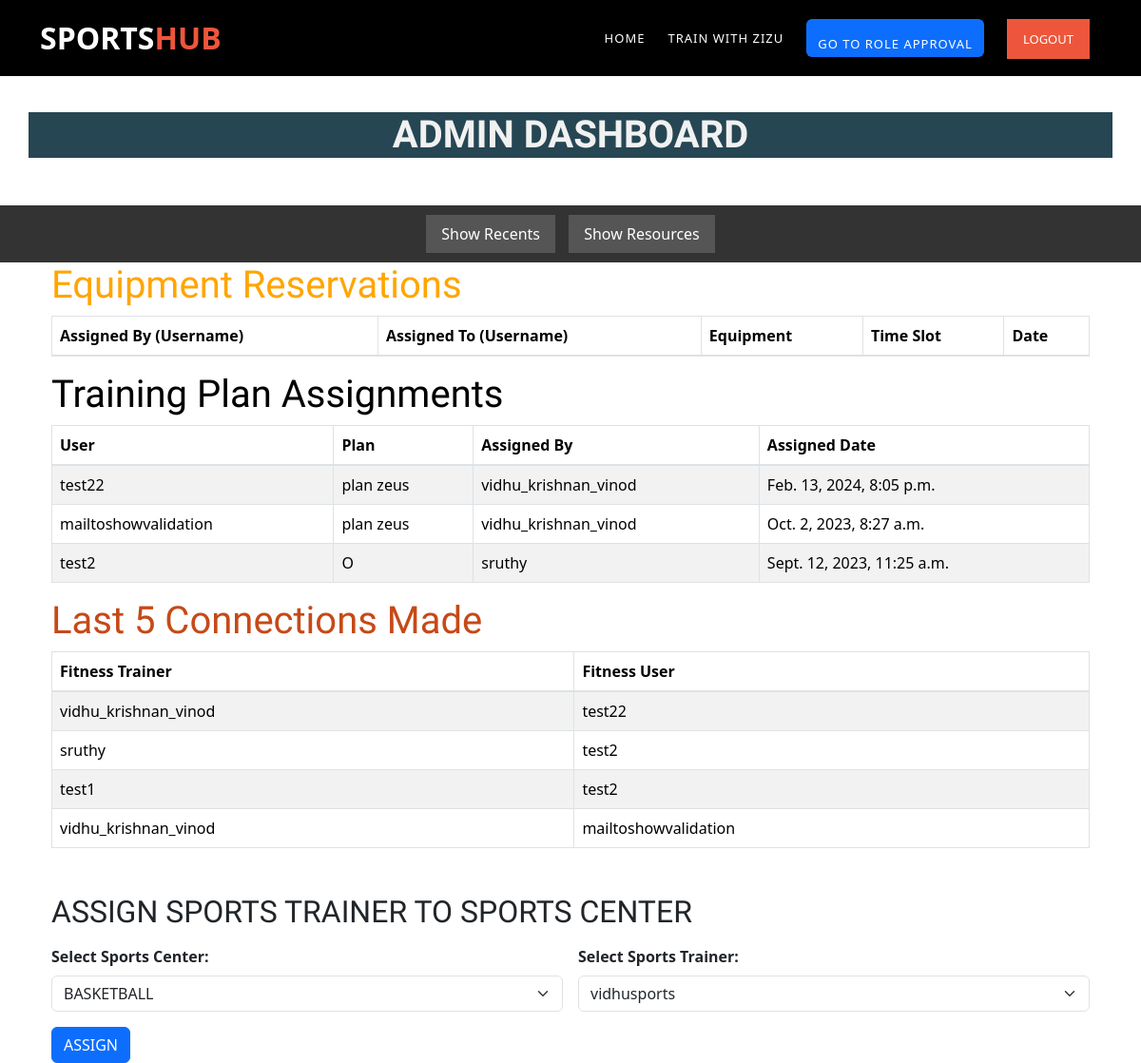
Screenshot of /members/admin_dashboard/ with the database file from the repository.
### Members/models.py (models this page shows, shortened)
class TrainingPlanAssignment(models.Model):
    user = models.ForeignKey(FitnessUser, on_delete=models.CASCADE)
    plan = models.ForeignKey(TrainingPlan, on_delete=models.CASCADE)
    assigned_by = models.ForeignKey(FitnessTrainer, on_delete=models.CASCADE)
    assigned_date = models.DateTimeField(auto_now_add=True)
    is_accepted = models.BooleanField(default=False)

class FitnessUser(models.Model):
    user = models.OneToOneField(CustomUser, on_delete=models.CASCADE)
    fitness_goal = models.CharField(max_length=255)
    height = models.FloatField()
    weight = models.FloatField()
    medical_conditions_text = models.TextField(blank=True, null=True)
    medical_conditions_pdf = models.FileField(upload_to='medical_conditions_pdfs/', blank=True, null=True)

class TrainingPlan(models.Model):
    plan_name = models.CharField(max_length=255)
    description = models.TextField()
    duration = models.IntegerField()
    created_by_trainer = models.ForeignKey(FitnessTrainer, on_delete=models.CASCADE, null=True, blank=True)
    amount = models.DecimalField(max_digits=10, decimal_places=2, null=True, blank=True)

class FitnessTrainer(models.Model):
    user = models.OneToOneField(CustomUser, on_delete=models.CASCADE)
    experience = models.IntegerField()
    certification = models.CharField(max_length=255, null=True, blank=True)
    training_goal = models.CharField(max_length=255)
    certification_link = models.CharField(max_length=255, blank=True, null=True)
    height = models.FloatField(blank=True, null=True)
    weight = models.FloatField(blank=True, null=True)

class TrainerUserConnection(models.Model):
    STATUS_CHOICES = (
        ('pending', 'Pending'),
        ('approved', 'Approved'),
        ('rejected', 'Rejected'),
    )
    fitness_trainer = models.ForeignKey(FitnessTrainer, on_delete=models.CASCADE)
    fitness_user = models.ForeignKey(FitnessUser, on_delete=models.CASCADE)
    status = models.CharField(max_length=10, choices=STATUS_CHOICES, default='pending')

### users/models.py (models this page shows, shortened)
class CustomUser(AbstractBaseUser, PermissionsMixin):
    username = models.CharField(max_length=100, unique=True)
    email = models.EmailField(unique=True)
    first_name = models.CharField(max_length=100)
    last_name = models.CharField(max_length=100)
    role = models.CharField(max_length=20)  # Define roles (e.g., "FitnessUser", "FitnessTrainer", "SportsTrainer")
    description = models.TextField(blank=True, null=True)
    profile_picture = models.FileField(upload_to='profile_pics/', blank=True, null=True)
    address = models.TextField(blank=True, null=True)
    contact_number = models.CharField(max_length=15, blank=True, null=True)
    second_contact_number = models.CharField(max_length=15, blank=True, null=True)# Add the description field
    is_active = models.BooleanField(default=True)
    is_staff = models.BooleanField(default=False)
    objects = CustomUserManager()
    USERNAME_FIELD = 'email'
    REQUIRED_FIELDS = ['username']

### Members/views.py (the view, shortened to what this page needs)
# urls.py: path('admin_dashboard/', views.admin_dashboard, name='admin_dashboard'),
def admin_dashboard(request):
    last_3_accepted_plans = TrainingPlanAssignment.objects.filter(is_accepted=True).order_by('-assigned_date')[:3]
    last_5_connections = TrainerUserConnection.objects.order_by('-id')[:5]
    last_3_fitness_users = FitnessUser.objects.order_by('-id')[:3]
    last_3_fitness_trainers = FitnessTrainer.objects.order_by('-id')[:3]
    last_3_sports_trainers = SportsTrainer.objects.order_by('-id')[:3]
    last_3_weekly_plans = WeeklyPlan.objects.order_by('-id')[:3]
    last_3_daily_workouts = DailyWorkout.objects.order_by('-id')[:3]
    last_3_weekly_fitness_plans = WeeklyFitnessPlan.objects.order_by('-id')[:3]
    last_3_gym_slots = GymSlot.objects.order_by('-id')[:3]
    last_3_reservations = Reservation.objects.order_by('-id')[:3]
    recent_plans = WeeklyPlan.objects.order_by('-id')[:5]
    sports_centers = SportsCenter.objects.filter(trainer__isnull=True)
    sports_trainers = SportsTrainer.objects.all()
    labels = ['Category A', 'Category B', 'Category C']
    values = [10, 20, 15]
    sports_centers_without_trainers = SportsCenter.objects.filter(trainer__isnull=True)
    total_amount_received = Payment.objects.filter(payment_status=Payment.PaymentStatusChoices.SUCCESSFUL).aggregate(Sum('amount'))['amount__sum']
    total_amount_received = total_amount_received if total_amount_received is not None else 0
    total_amount_for_reservations = Payment.objects.filter(
        payment_status=Payment.PaymentStatusChoices.SUCCESSFUL,
        reservation__isnull=False
    ).aggregate(Sum('amount'))['amount__sum']
    total_amount_for_reservations = total_amount_for_reservations if total_amount_for_reservations is not None else 0
    total_amount_for_training_plans = Payment.objects.filter(
        payment_status=Payment.PaymentStatusChoices.SUCCESSFUL,
        TrainingPlanAssignment__isnull=False
    ).aggregate(Sum('amount'))['amount__sum']
    total_amount_for_training_plans = total_amount_for_training_plans if total_amount_for_training_plans is not None else 0
    date_filters = [
        ('All Time', 'all_time'),
        ('Last Month', 'last_month'),
        ('Last Week', 'last_week'),
        ('Last Day', 'last_day'),
    ]
    selected_filter = request.GET.get('time_filter', 'all_time')
    context = {
        'last_3_accepted_plans': last_3_accepted_plans,
        'last_5_connections': last_5_connections,
        'last_3_fitness_users': last_3_fitness_users,
        'last_3_fitness_trainers': last_3_fitness_trainers,
        'last_3_sports_trainers': last_3_sports_trainers,
        'last_3_weekly_plans': last_3_weekly_plans,
        'last_3_daily_workouts': last_3_daily_workouts,
        'last_3_weekly_fitness_plans': last_3_weekly_fitness_plans,
        'last_3_gym_slots': last_3_gym_slots,
        'last_3_reservations': last_3_reservations,
        'sports_centers': sports_centers,
        'sports_trainers': sports_trainers,
        'date_filters': date_filters,
        'selected_filter': selected_filter,
        'recent_plans': recent_plans,
        'date_filters': date_filters,
        'sports_centers': sports_centers,
        'total_amount_received': total_amount_received,
        'total_amount_for_reservations': total_amount_for_reservations,
        'total_amount_for_training_plans': total_amount_for_training_plans
    }
    return render(request, 'sadmin.html', context)

### Members/templates/sadmin.html (shortened to what this page needs)
{% load static %}
{% load socialaccount %}
<!DOCTYPE html>
<html>
<head>
   <link rel="stylesheet" href="https://cdnjs.cloudflare.com/ajax/libs/font-awesome/5.15.3/css/all.min.css">
   <link rel="stylesheet" href="{% static 'fonts/icomoon/style.css' %}">
   <link rel="stylesheet" type="text/css" href="{% static 'assets/css/bootstrap.min.css' %}">
    <link rel="stylesheet" type="text/css" href="{% static 'assets/css/font-awesome.css' %}">
    <link rel="stylesheet" href="{% static 'assets/css/templatemo-training-studio.css' %}">
   <link rel="stylesheet" href="{% static 'css/bootstrap.min.css' %}">
   <link rel="stylesheet" href="{% static 'css/jquery-ui.css' %}">
   <link rel="stylesheet" href="{% static 'css/owl.carousel.min.css' %}">
   <link rel="stylesheet" href="{% static 'css/owl.theme.default.min.css' %}">
   <link rel="stylesheet" href="{% static 'css/owl.theme.default.min.css' %}">
   <link rel="stylesheet" href="{% static 'css/jquery.fancybox.min.css' %}">
   <link rel="stylesheet" href="{% static 'css/bootstrap-datepicker.css' %}">
   <link rel="stylesheet" href="{% static 'fonts/flaticon/font/flaticon.css' %}">
   <link rel="stylesheet" href="{% static 'css/aos.css' %}">
   <link href="{% static 'css/jquery.mb.YTPlayer.min.css' %}" media="all" rel="stylesheet" type="text/css">
   <link rel="stylesheet" href="{% static 'css/style.css' %}">
   <link rel="stylesheet" href="https://cdnjs.cloudflare.com/ajax/libs/font-awesome/5.15.3/css/all.min.css">
   <link rel="stylesheet" href="https://cdnjs.cloudflare.com/ajax/libs/font-awesome/5.15.3/css/all.min.css">
   <link href="https://cdn.jsdelivr.net/npm/bootstrap@5.3.1/dist/css/bootstrap.min.css" rel="stylesheet"
>
</head>
      <header class="header-area header-sticky"  style="background:  #000000;">
        <div class="container">
            <div class="row">
                <div class="col-12">
                    <nav class="main-nav">
                        <a href="index.html" class="logo">Sports<em>HuB</em></a>
                        <ul class="nav">
                            <li class="scroll-to-section"><a href="{% url 'index' %}">Home</a>
                            <li class="scroll-to-section"><a href="{% url 'Training:render_my_template' %}" >Train with ZIZU</a></li>
                            <li class="scroll-to-section"> <a href="{% url 'users:role_approval' %}" class="btn btn-primary">Go to Role Approval</a></li>
                            <li class="scroll-to-section"><a href="{% url 'users:logout' %}" class="nav-link">Logout</a></li>
                        </ul>
                    </nav>
                </div>
            </div>
        </div>
    </header>
<br>
<br>
        {% block content %}
        <div class="container" style="background-color: #264653!important; margin-top: 70px; margin-bottom: 50px;">
            <center><h1 style="color: rgb(241, 241, 241); font-weight: bold; text-transform: uppercase;">Admin Dashboard</h1></center>
          </div>
          <div class="header-panel">
            <button onclick="showRecents()">Show Recents</button>
            <button onclick="showResources()">Show Resources</button>
        </div>
          <div class="container">
            <section id="recents">
                <div class="container" style="color: #FFA500;">
                    <h1>Equipment Reservations</h1>
                    <table class="table table-striped table-bordered">
                        <thead>
                            <tr style="background-color: #264653; color: #ffffff;">
                                <th>Assigned By (Username)</th>
                                <th>Assigned To (Username)</th>
                                <th>Equipment</th>
                                <th>Time Slot</th>
                                <th>Date</th>
                            </tr>
                        </thead>
                    </table>
                </div>
                <div class="container">
                    <h1 style="color: black;">Training Plan Assignments</h1>
                    <table class="table table-striped table-bordered">
                        <thead>
                            <tr style="background-color: #264653; color: #ffffff;">
                                <th>User</th>
                                <th>Plan</th>
                                <th>Assigned By</th>
                                <th>Assigned Date</th>
                            </tr>
                        </thead>
                        <tbody>
                            {% for assignment in last_3_accepted_plans %}
                                <tr>
                                    <td style="background-color: #ffffff; color: #000000;">
                                        {{ assignment.user.user.username }}</td>
                                    <td style="background-color: #ffffff; color: #000000;">
                                        {{ assignment.plan.plan_name }}</td>
                                    <td style="background-color:  #ffffff; color: #000000;">
                                        {{ assignment.assigned_by.user.username }}</td>
                                    <td style="background-color: #ffffff; color: #000000;">
                                        {{ assignment.assigned_date }}</td>
                                </tr>
                            {% endfor %}
                        </tbody>
                    </table>
                </div>
                <div class="container">
                    <h1 style=" color: #c64918;">Last 5 Connections Made</h1>
                    <table class="table table-striped table-bordered">
                        <thead>
                            <tr style="background-color: #000000; color: #ffffff;">
                                <th>Fitness Trainer</th>
                                <th>Fitness User</th>
                            </tr>
                        </thead>
                        <tbody>
                            {% for connection in last_5_connections %}
                                <tr>
                                    <td>{{ connection.fitness_trainer.user.username }}</td>
                                    <td>{{ connection.fitness_user.user.username }}</td>
                                </tr>
                            {% endfor %}
                        </tbody>
                    </table>
                </div>
                <div class="container mt-5">
                    <h2 class="text-uppercase">Assign Sports Trainer to Sports Center</h2>
                    <form method="post" action="{% url 'Members:admin_dashboard' %}" class="mt-3">
                        <div class="row g-3">
                            <div class="col-md-6">
                                <label for="sports_center" class="form-label">Select Sports Center:</label>
                                <select name="sports_center" class="form-select" required>
                                    {% for sports_center in sports_centers %}
                                    <option value="{{ sports_center.id }}">{{ sports_center.name }}</option>
                                    {% endfor %}
                                </select>
                            </div>
                            <div class="col-md-6">
                                <label for="sports_trainer" class="form-label">Select Sports Trainer:</label>
                                <select name="sports_trainer" class="form-select" required>
                                    {% for sports_trainer in sports_trainers %}
                                    <option value="{{ sports_trainer.id }}">{{ sports_trainer.user.username }}</option>
                                    {% endfor %}
                                </select>
                            </div>
                        </div>
                        <button type="submit" class="btn btn-primary mt-3">Assign</button>
                    </form>
                </div>
            </section>
    </div>
        {% endblock %}
    </body>
    </html>

### rows the page displays
TrainingPlanAssignment: user.user.username "test22", plan.plan_name "plan zeus", assigned_by.user.username "vidhu_krishnan_vinod", assigned_date "Feb. 13, 2024, 8:05 p.m."
TrainingPlanAssignment: user.user.username "mailtoshowvalidation", plan.plan_name "plan zeus", assigned_by.user.username "vidhu_krishnan_vinod", assigned_date "Oct. 2, 2023, 8:27 a.m."
TrainingPlanAssignment: user.user.username "test2", plan.plan_name "O", assigned_by.user.username "sruthy", assigned_date "Sept. 12, 2023, 11:25 a.m."
TrainerUserConnection: fitness_trainer.user.username "vidhu_krishnan_vinod", fitness_user.user.username "test22"
TrainerUserConnection: fitness_trainer.user.username "sruthy", fitness_user.user.username "test2"
TrainerUserConnection: fitness_trainer.user.username "test1", fitness_user.user.username "test2"
TrainerUserConnection: fitness_trainer.user.username "vidhu_krishnan_vinod", fitness_user.user.username "mailtoshowvalidation"

### other values shown
form field sports_center "BASKETBALL"
form field sports_trainer "vidhusports"
